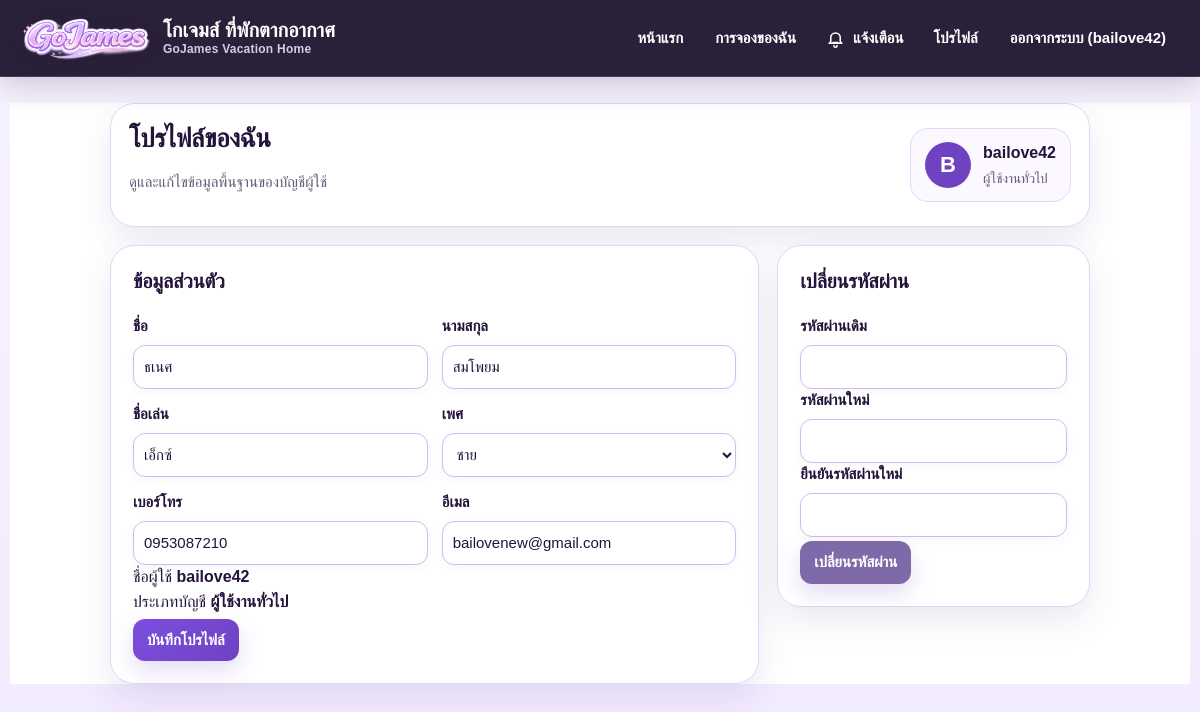
/profile (signed in), run on the app's committed database.
### tables this page shows
CREATE TABLE users(
        id INTEGER PRIMARY KEY AUTOINCREMENT,
        first_name TEXT NOT NULL,
        last_name TEXT NOT NULL,
        nickname TEXT NOT NULL,
        gender TEXT NOT NULL,
        phone TEXT NOT NULL,
        email TEXT NOT NULL,
        username TEXT UNIQUE NOT NULL,
        password TEXT NOT NULL,
        role TEXT NOT NULL DEFAULT 'user',
        last_seen_user_bookings TEXT,
        last_seen_admin_bookings TEXT
    , last_seen_user_notification_id INTEGER DEFAULT 0, last_seen_admin_notification_id INTEGER DEFAULT 0);

### app.py (the view, shortened to what this page needs)
@app.route("/profile", methods=["GET", "POST"])
def profile():
    if "user" not in session:
        flash("กรุณาเข้าสู่ระบบก่อน")
        return redirect("/login")
    conn = get_db()
    cur = conn.cursor()
    cur.execute("SELECT * FROM users WHERE username = ?", (session["user"],))
    user = cur.fetchone()
    if not user:
        conn.close()
        flash("ไม่พบบัญชีผู้ใช้")
        return redirect("/logout")
    conn.close()
    return render_template("profile.html", user=user)

### app.py (called while the page is built, shortened)
def get_db():
    conn = sqlite3.connect(DB_PATH)
    conn.row_factory = sqlite3.Row
    return conn

def get_now():
    return datetime.now()

@app.before_request
def run_auto_cancel_before_each_request():
    auto_cancel_expired_bookings()
    remind_before_checkin()

def remind_before_checkin():
    conn = get_db()
    cur = conn.cursor()
    now_dt = get_now()
    upcoming_limit = now_dt + timedelta(days=1)
    cur.execute("""
        SELECT * FROM bookings
        WHERE status IN ('deposit_paid', 'remaining_counter_pending')
          AND checkin_reminder_sent_at IS NULL
    """)
    rows = cur.fetchall()
    changed_ids = []
    for booking_id in changed_ids:
        cur.execute("""
            UPDATE bookings
            SET checkin_reminder_sent_at = ?
            WHERE id = ?
        """, (now_dt.strftime("%Y-%m-%d %H:%M:%S"), booking_id))
    conn.commit()
    conn.close()

def auto_cancel_expired_bookings():
    conn = get_db()
    cur = conn.cursor()
    now_str = get_now().strftime("%Y-%m-%d %H:%M:%S")
    cur.execute("""
        SELECT * FROM bookings
        WHERE status = 'approved'
          AND payment_deadline IS NOT NULL
          AND payment_deadline < ?
    """, (now_str,))
    expired_bookings = cur.fetchall()
    if not expired_bookings:
        conn.close()
        return

### templates/profile.html (shortened to what this page needs)
{% extends "base.html" %}
{% block content %}
<div class="profile-page">
    <div class="profile-head card">
        <div>
            <h2>โปรไฟล์ของฉัน</h2>
            <p class="muted">ดูและแก้ไขข้อมูลพื้นฐานของบัญชีผู้ใช้</p>
        </div>
        <div class="profile-user-badge">
            <span>{{ user["username"][:1]|upper }}</span>
            <div>
                <b>{{ user["username"] }}</b>
                <small>{{ "ผู้ดูแลระบบ" if user["role"] == "admin" else "ผู้ใช้งานทั่วไป" }}</small>
            </div>
        </div>
    </div>
    <div class="profile-grid">
        <div class="card profile-card">
            <h3>ข้อมูลส่วนตัว</h3>
            <form method="post" action="/profile">
                <div class="profile-form-grid">
                    <div>
                        <label>ชื่อ</label>
                        <input name="first_name" value="{{ user['first_name'] }}" required>
                    </div>
                    <div>
                        <label>นามสกุล</label>
                        <input name="last_name" value="{{ user['last_name'] }}" required>
                    </div>
                    <div>
                        <label>ชื่อเล่น</label>
                        <input name="nickname" value="{{ user['nickname'] }}" required>
                    </div>
                    <div>
                        <label>เพศ</label>
                        <select name="gender" required>
                            <option value="ชาย" {% if user['gender'] == 'ชาย' %}selected{% endif %}>ชาย</option>
                        </select>
                    </div>
                    <div>
                        <label>เบอร์โทร</label>
                        <input id="profile_phone" name="phone" type="tel" inputmode="numeric" maxlength="10" pattern="[0-9]{10}" value="{{ user['phone'] }}" required>
                    </div>
                    <div>
                        <label>อีเมล</label>
                        <input type="email" name="email" value="{{ user['email'] }}" required>
                    </div>
                </div>
                <div class="profile-account-meta">
                    <div>
                        <span>ชื่อผู้ใช้</span>
                        <b>{{ user["username"] }}</b>
                    </div>
                    <div>
                        <span>ประเภทบัญชี</span>
                        <b>{{ "ผู้ดูแลระบบ" if user["role"] == "admin" else "ผู้ใช้งานทั่วไป" }}</b>
                    </div>
                </div>
                <button class="btn" type="submit">บันทึกโปรไฟล์</button>
            </form>
        </div>
        <div class="card profile-card">
            <h3>เปลี่ยนรหัสผ่าน</h3>
            <form method="post" action="/profile/change-password">
                <label>รหัสผ่านเดิม</label>
                <input type="password" name="current_password" required>
                <label>รหัสผ่านใหม่</label>
                <input type="password" name="new_password" required>
                <label>ยืนยันรหัสผ่านใหม่</label>
                <input type="password" name="confirm_password" required>
                <button class="btn btn-secondary" type="submit">เปลี่ยนรหัสผ่าน</button>
            </form>
        </div>
    </div>
</div>
{% endblock %}

### templates/profile.html (style rules this page uses)
.profile-page { max-width:980px; margin:0 auto 48px; }
.profile-head { display:flex; justify-content:space-between; align-items:center; gap:18px; margin-bottom:18px; }
.profile-head h2 { margin:0 0 6px; }
.profile-user-badge { display:flex; align-items:center; gap:12px; background:#fbf8ff; border:1px solid #e3d7f8; border-radius:18px; padding:12px 14px; }
.profile-user-badge > span { width:46px; height:46px; border-radius:50%; display:flex; align-items:center; justify-content:center; background:#6f42c1; color:#fff; font-weight:900; font-size:22px; }
.profile-user-badge small { display:block; color:#665a78; margin-top:3px; }
.profile-grid { display:grid; grid-template-columns:minmax(0,1.35fr) minmax(280px,.65fr); gap:18px; align-items:start; }
.profile-card { padding:22px; }
.profile-card h3 { margin-top:0; }
.profile-form-grid { display:grid; grid-template-columns:1fr 1fr; gap:14px; }
.profile-card label { display:block; font-weight:800; margin:0 0 7px; }
.profile-card input, .profile-card select { margin-bottom:12px; }
.profile-card .btn { margin-top:4px; }

### data on the page
users: username "B", username "bailove42", role "ผู้ใช้งานทั่วไป", first_name "ธเนศ", last_name "สมโพยม", nickname "เอ็กซ์", gender "ชาย", phone "0953087210", email "bailovenew@gmail.com"

### other printed values
{{ session.get('user') }} "bailove42"
